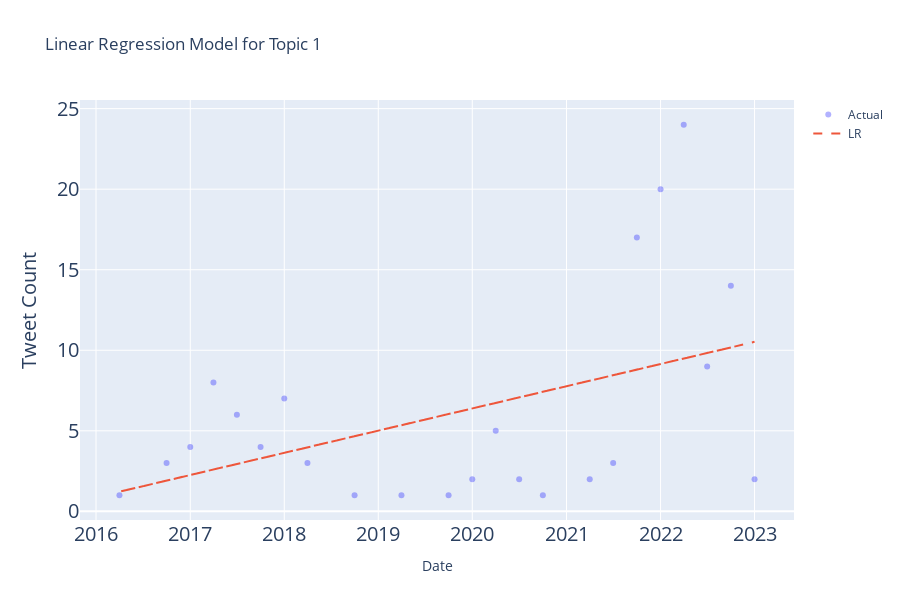
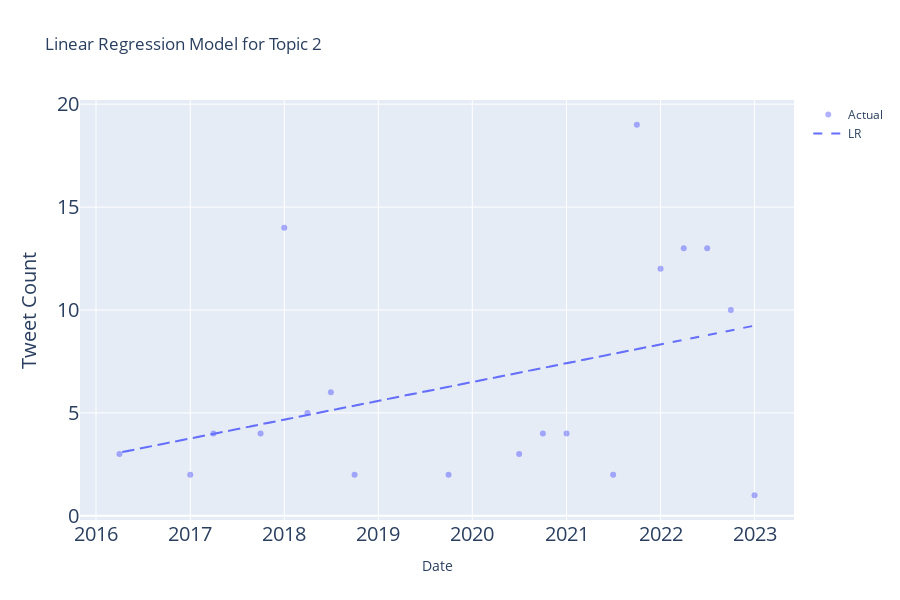
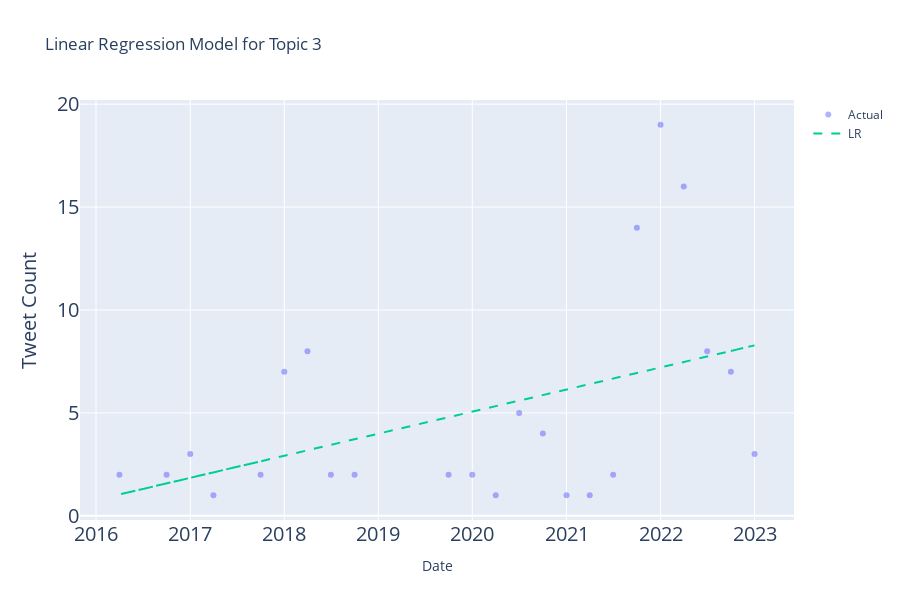

Here is the notebook cell these charts were saved with, in order:
### Code cell
## Perform regression modeling

colors = ["#ee563b", "#656ffa", "#00cd96"]

for topic in range(1, 3 + 1):
    topic_df = df_topics_lda[df_topics_lda["dominant_topic"] == topic]

    date_dict = {}
    for index, row in topic_df.iterrows():
        if row["date"] in date_dict:
            date_dict[row["date"]] += 1
        else:
            date_dict[row["date"]] = 1

    date_df_dict = {"date": date_dict.keys(), "count": date_dict.values()}
    date_df = pd.DataFrame.from_dict(date_df_dict)

    # Convert datetime to int
    x = date_df["date"].astype(int) / 10**9  # Convert to seconds (UNIX epoch start)
    x = x.values.reshape(-1, 1)

    y = date_df["count"]

    # --------------------------------------------------------------
    # Linear regression model
    # --------------------------------------------------------------
    # Stastical approach
    x_lms = sm.add_constant(x)
    linear_model_stat = sm.OLS(y, x_lms)
    lms_results = linear_model_stat.fit()
    p_values = lms_results.pvalues[1:]

    # Machine learning approach (no p-values)
    linear_model = LinearRegression()
    linear_model.fit(x_lms, y)
    y_linear_pred = linear_model.predict(x_lms)

    # Calculate R2 and RMSE for linear regression model
    linear_r2 = r2_score(y, y_linear_pred)
    linear_rmse = np.sqrt(mean_squared_error(y, y_linear_pred))

    print("Model Evaluation")
    print("\nLinear Regression: RMSE=%.2f, R2=%.2f" % (linear_rmse, linear_r2))
    for i, p_value in enumerate(p_values.index):
        print(f"P({p_value}): {p_values[i]}")

    if any(p_values <= 0.03):
        print(
            "There is a significant relationship between the predictor and the response\n"
        )
    else:
        print(
            "There is no significant relationship between the predictor and the response\n"
        )

    # Plot the model
    import plotly.graph_objects as go

    xtt = date_df["date"].dt.strftime("%y-%m")
    scatter_actual = go.Scatter(
        x=xtt,
        y=y,
        mode="markers",
        name="Actual",
        marker=dict(color="blue", opacity=0.3),
    )

    line_regression = go.Scatter(
        x=xtt,
        y=y_linear_pred,
        mode="lines",
        name="LR",
        line=dict(color=colors[topic - 1], dash="dash"),
    )

    data = [scatter_actual, line_regression]

    layout = go.Layout(
        xaxis=dict(title="Date"),
        yaxis=dict(title="Tweet Count"),
        title=f"Linear Regression Model for Topic {topic}",
        showlegend=True,
        height=600,
    )

    fig = go.Figure(data=data, layout=layout)
    fig.update_xaxes(tickfont_size=20)
    fig.update_yaxes(title={"font": {"size": 20}}, tickfont_size=20)
    fig.show()

### Figure 1 — Plotly figure (JSON) as saved in the notebook; plotly's stock layout.template omitted (floating-point values rounded to 4 significant figures)
{"data": [{"marker": {"color": "blue", "opacity": 0.3}, "mode": "markers", "name": "Actual", "type": "scatter", "x": ["22-10", "20-04", "20-01", "19-04", "19-10", "21-10", "22-07", "17-01", "21-04", "22-01", "22-04", "17-07", "21-07", "18-10", "17-04", "18-04", "18-01", "20-07", "20-10", "16-04", "16-10", "17-10", "23-01"], "y": [14, 5, 2, 1, 1, 17, 9, 4, 2, 20, 24, 6, 3, 1, 8, 3, 7, 2, 1, 1, 3, 4, 2]}, {"line": {"color": "#ee563b", "dash": "dash"}, "mode": "lines", "name": "LR", "type": "scatter", "x": ["22-10", "20-04", "20-01", "19-04", "19-10", "21-10", "22-07", "17-01", "21-04", "22-01", "22-04", "17-07", "21-07", "18-10", "17-04", "18-04", "18-01", "20-07", "20-10", "16-04", "16-10", "17-10", "23-01"], "y": [10.18, 6.731, 6.388, 5.35, 6.041, 8.799, 9.829, 2.256, 8.109, 9.146, 9.486, 2.939, 8.452, 4.663, 2.596, 3.973, 3.633, 7.075, 7.422, 1.218, 1.909, 3.286, 10.52]}], "layout": {"height": 600, "showlegend": true, "title": {"text": "Linear Regression Model for Topic 1"}, "xaxis": {"tickfont": {"size": 20}, "title": {"text": "Date"}}, "yaxis": {"tickfont": {"size": 20}, "title": {"font": {"size": 20}, "text": "Tweet Count"}}}}

### Figure 2 — Plotly figure (JSON) as saved in the notebook; plotly's stock layout.template omitted (floating-point values rounded to 4 significant figures)
{"data": [{"marker": {"color": "blue", "opacity": 0.3}, "mode": "markers", "name": "Actual", "type": "scatter", "x": ["22-01", "22-04", "19-10", "21-10", "22-10", "21-01", "22-07", "17-04", "17-01", "18-07", "18-04", "17-10", "18-10", "18-01", "20-07", "20-10", "21-07", "16-04", "23-01"], "y": [12, 13, 2, 19, 10, 4, 13, 4, 2, 6, 5, 4, 2, 14, 3, 4, 2, 3, 1]}, {"line": {"color": "#656ffa", "dash": "dash"}, "mode": "lines", "name": "LR", "type": "scatter", "x": ["22-01", "22-04", "19-10", "21-10", "22-10", "21-01", "22-07", "17-04", "17-01", "18-07", "18-04", "17-10", "18-10", "18-01", "20-07", "20-10", "21-07", "16-04", "23-01"], "y": [8.328, 8.553, 6.268, 8.097, 9.011, 7.414, 8.78, 3.984, 3.759, 5.125, 4.897, 4.442, 5.355, 4.672, 6.954, 7.184, 7.867, 3.07, 9.241]}], "layout": {"height": 600, "showlegend": true, "title": {"text": "Linear Regression Model for Topic 2"}, "xaxis": {"tickfont": {"size": 20}, "title": {"text": "Date"}}, "yaxis": {"tickfont": {"size": 20}, "title": {"font": {"size": 20}, "text": "Tweet Count"}}}}

### Figure 3 — Plotly figure (JSON) as saved in the notebook; plotly's stock layout.template omitted (floating-point values rounded to 4 significant figures)
{"data": [{"marker": {"color": "blue", "opacity": 0.3}, "mode": "markers", "name": "Actual", "type": "scatter", "x": ["22-10", "19-10", "20-10", "22-07", "22-01", "20-07", "21-10", "22-04", "17-01", "21-04", "20-01", "18-10", "18-04", "17-04", "21-07", "23-01", "20-04", "18-01", "18-07", "21-01", "16-04", "16-10", "17-10"], "y": [7, 2, 4, 8, 19, 5, 14, 16, 3, 1, 2, 2, 8, 1, 2, 3, 1, 7, 2, 1, 2, 2, 2]}, {"line": {"color": "#00cd96", "dash": "dash"}, "mode": "lines", "name": "LR", "type": "scatter", "x": ["22-10", "19-10", "20-10", "22-07", "22-01", "20-07", "21-10", "22-04", "17-01", "21-04", "20-01", "18-10", "18-04", "17-04", "21-07", "23-01", "20-04", "18-01", "18-07", "21-01", "16-04", "16-10", "17-10"], "y": [8.011, 4.792, 5.867, 7.74, 7.209, 5.597, 6.939, 7.473, 1.847, 6.401, 5.062, 3.72, 3.183, 2.111, 6.669, 8.281, 5.329, 2.919, 3.45, 6.137, 1.039, 1.577, 2.648]}], "layout": {"height": 600, "showlegend": true, "title": {"text": "Linear Regression Model for Topic 3"}, "xaxis": {"tickfont": {"size": 20}, "title": {"text": "Date"}}, "yaxis": {"tickfont": {"size": 20}, "title": {"font": {"size": 20}, "text": "Tweet Count"}}}}
